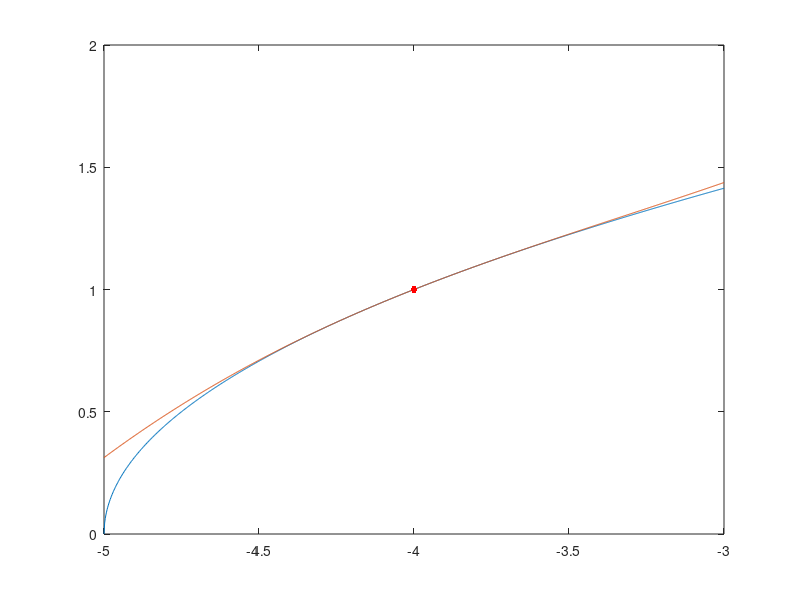

MATLAB code to generate this figure:
% Taylor polynomial for sqrt(5+x) around x=-4
close all;
x = linspace(-5, -3, 1000);
y = sqrt(5+x);
plot(x, y);
hold on;

P3 = 1 + (1/2)*(x+4) + (1/2)*(-1/4)*(x+4).^2 ...
    + (1/6)*(3/8)*(x+4).^3;
plot(x, P3);

plot(-4, sqrt(5-4), '.r', 'markersize', 15);
% ylim([0, 2]);
